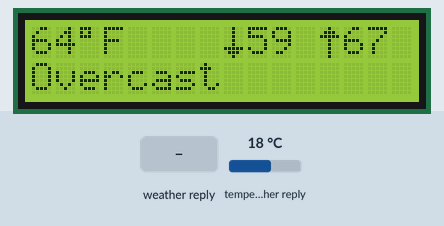
A sketch run on a simulated ESP8266 (NodeMCU). Parts: 16×2 character LCD. The test bench sets the inputs (shaded band); at power-on: temperature in the weather reply 18 °C. WiFi joins after 1.5 s; servers stay silent unless stated; web services answer with replies made up by the test bench; what the sketch prints to the serial monitor is not drawn.

Above: at 2.7 s.
2.8 s: weather in the web reply set to Clear
At 13.2 s:
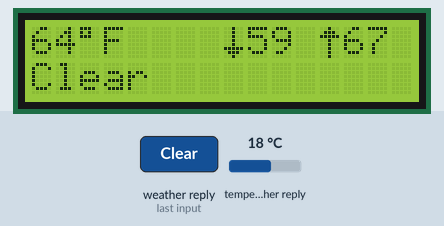
13.5 s: weather in the web reply set to Rain
At 23.2 s:
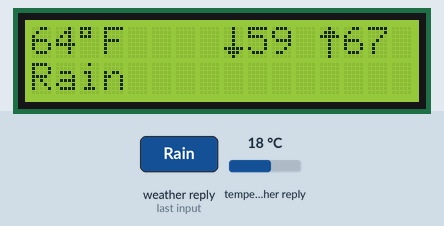
23.7 s: weather in the web reply set to Snow
At 32.9 s:
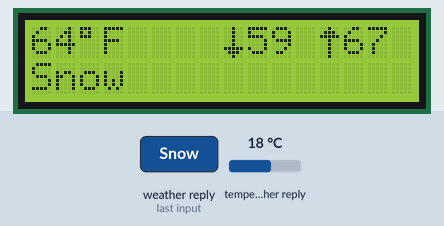
33.9 s: weather in the web reply set to Thunderstorm
At 43.0 s:
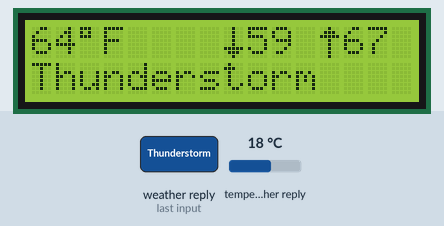
44.2 s: weather in the web reply set to Mist
At 53.9 s:
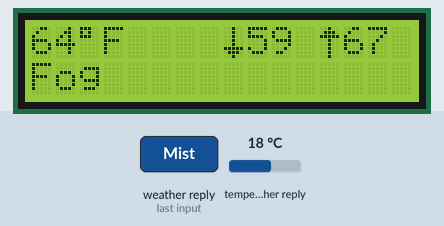
54.4 s: temperature in the weather reply set to -14 °C
At 63.6 s:
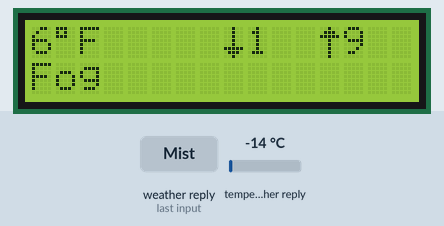
Timing chart, 0 to 65.1 s (numbered marks = the images above; inputs shaded):
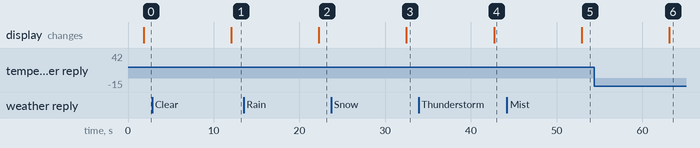

Measured:
- after the input at 2.8 s, the display: changes after 9.2 s (image 1)
- after the input at 13.5 s, the display: changes after 8.8 s (image 2)
- after the input at 23.7 s, the display: changes after 8.8 s (image 3)
- after the input at 33.9 s, the display: changes after 8.8 s (image 4)
- after the input at 44.2 s, the display: changes after 8.7 s (image 5)
- after the input at 54.4 s, the display: changes after 8.8 s (image 6)

The sketch:

intermediate_solution.ino
```cpp
#include <Wire.h>
#include <LiquidCrystal_I2C.h>
#include <ESP8266WiFi.h>
#include <ESP8266HTTPClient.h>
#include <ArduinoJson.h>

// WiFi Credentials
#define SSID "ieee"
#define PASSWORD "iloveieee"

// Open-Meteo API
const char* WEATHER_URL = "http://api.open-meteo.com/v1/forecast?"
                          "latitude=42.2743"
                          "&longitude=-71.8084"
                          "&current=temperature_2m,relative_humidity_2m,apparent_temperature,weather_code"
                          "&daily=temperature_2m_max,temperature_2m_min"
                          "&timezone=America%2FNew_York"
                          "&forecast_days=1"
                          "&temperature_unit=fahrenheit";

// Initalize LCD object (I2C address is 0x27)
LiquidCrystal_I2C lcd(0x27,16,2);

byte upArrow[8] = { 0x04, 0x0E, 0x1F, 0x04, 0x04, 0x04, 0x04, 0x04 };
byte downArrow[8] = { 0x04, 0x04, 0x04, 0x04, 0x04, 0x1F, 0x0E, 0x04 };

void setup() {
  Serial.begin(115200);

  // Initialize the LCD
  lcd.init();

  // Load custom characters into positions 0 and 1
  lcd.createChar(0, downArrow);
  lcd.createChar(1, upArrow);

  // Turn on LCD backlight
  lcd.backlight();

  // Set cursor position (x [0-15], y [0-1])
  lcd.setCursor(0,0);

  // Connect to WiFi
  Serial.print("Connecting to WiFi...");
  lcd.print("Connecting...");

  WiFi.begin(SSID, PASSWORD);

  // Wait for WiFi to connect
  while (WiFi.status() != WL_CONNECTED) {
    delay(100); // Ensure delay or yield is here — WDT will reset
  }

  // Connected to WiFI
  Serial.println("Connected!");
}

void loop() {
  if (WiFi.status() == WL_CONNECTED) {
    WiFiClient client;
    HTTPClient http;

    // Start HTTP request
    http.begin(client, WEATHER_URL);

    // Perform GET request
    int httpCode = http.GET();

    // HTTP 200 OK
    if (httpCode == HTTP_CODE_OK) {
      // Get response
      String payload = http.getString();

      // Create JSON buffer
      DynamicJsonDocument doc(1024);
      DeserializationError error = deserializeJson(doc, payload);

      // Successful JSON parsing
      if (!error) {
        // Get weather data from JSON
        int temp = doc["current"]["temperature_2m"];
        int min_temp = doc["daily"]["temperature_2m_min"][0];
        int max_temp = doc["daily"]["temperature_2m_max"][0];
        const char* condition = getWeatherCondition(doc["current"]["weather_code"]);

        Serial.println("Fetched weather data!");

        // Write to LCD
        lcd.clear();
        lcd.setCursor(0, 0);
        lcd.print(temp);
        lcd.print(char(223));
        lcd.print("F");

        lcd.setCursor(8, 0);
        lcd.print((char)0);
        lcd.print(min_temp);

        lcd.setCursor(12, 0);
        lcd.print((char)1);
        lcd.print(max_temp);

        lcd.setCursor(0, 1);
        lcd.print(condition);
      } else {
        // JSON parsing failed
        Serial.println("JSON Parsing Failed!");
        lcd.clear();
        lcd.setCursor(0, 0);
        lcd.print("Failed to parse!");
      }
    } else {
      // HTTP request failed
      Serial.print("HTTP Request Failed, Error Code");
      Serial.println(httpCode);

      // Write error code to LCD
      lcd.clear();
      lcd.setCursor(0, 0);
      lcd.print("Failed: ");
      lcd.print(httpCode);
    }

    // Close connection, free up memory
    http.end();
  } else {
      Serial.print("Disconnected from WiFi");
      lcd.clear();
      lcd.setCursor(0, 0);
      lcd.print("Disconnected!");
  }

  // Wait before next update
  // Ensure no more than 10k calls per day (OpenMeteo limit)
  delay(10000);
}

// Returns weather condition from weather code
const char* getWeatherCondition(int code) {
  switch (code) {
    case 0: case 1: return "Clear";
    case 2: return "Partly Cloudy";
    case 3: return "Overcast";
    case 45: case 48: return "Fog";
    case 51: case 53: case 55: return "Drizzle";
    case 56: case 57: return "Freezing Drizzle";
    case 61: case 63: case 65: return "Rain";
    case 66: case 67: return "Freezing Rain";
    case 71: case 73: case 75: case 77: return "Snow";
    case 80: case 81: case 82: return "Rain";
    case 85: case 86: return "Snow";
    case 95: case 96: case 99: return "Thunderstorm";
    default: return "Unknown";
  }
}
```
